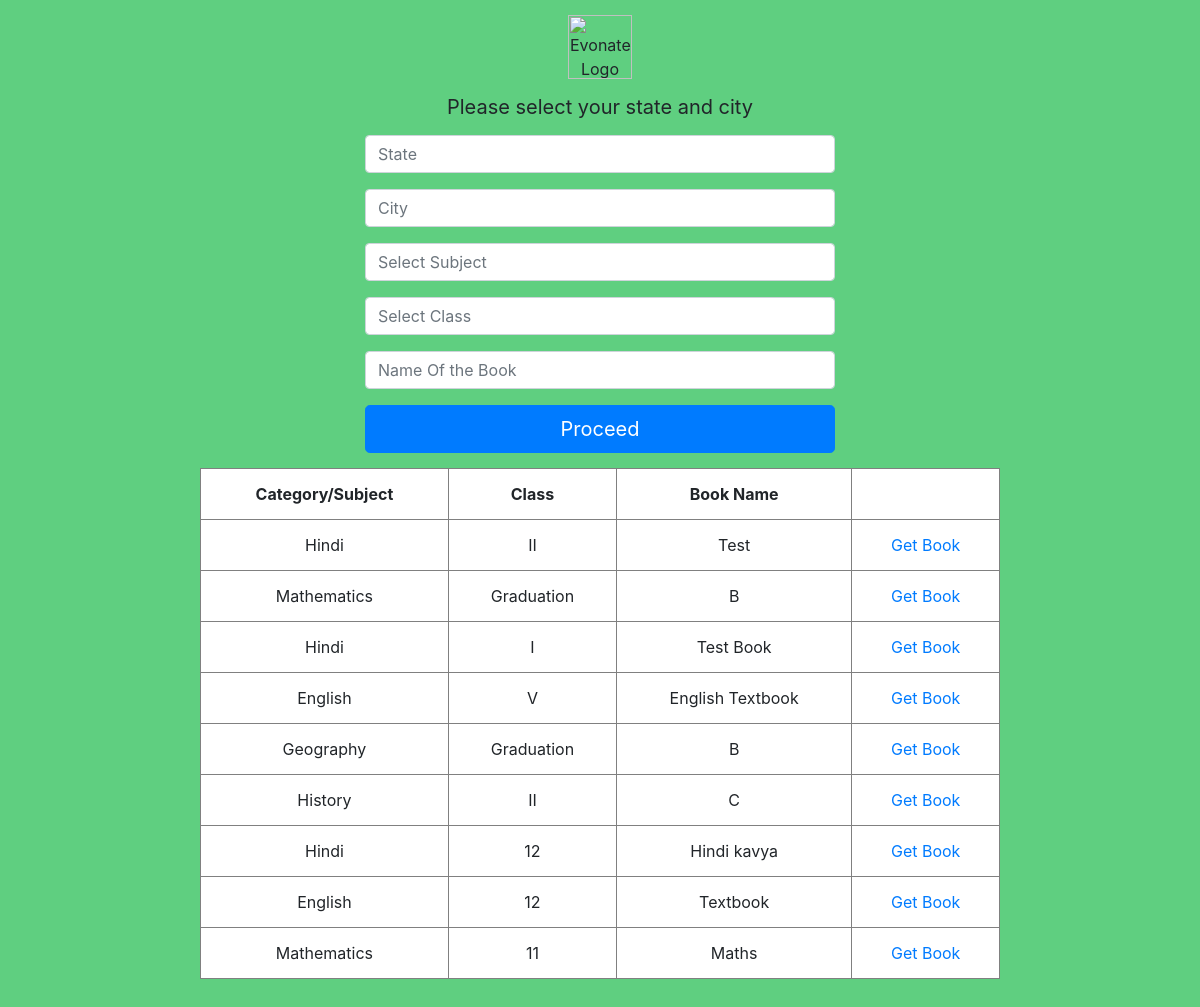
/ChooseBook.php (signed in), run on the app's committed database.
### tables this page shows
CREATE TABLE IF NOT EXISTS `books` (
  `Id` int(11) NOT NULL AUTO_INCREMENT,
  `UserId` int(11) NOT NULL,
  `category` varchar(255) NOT NULL,
  `class` varchar(255) NOT NULL,
  `bookn` varchar(255) NOT NULL,
  `entrydate` datetime NOT NULL DEFAULT CURRENT_TIMESTAMP,
  `status` varchar(50) NOT NULL DEFAULT 'Pending',
  PRIMARY KEY (`Id`)
);

### ChooseBook.php (the view, shortened to what this page needs)
<?php
extract($_POST);
?>
<head>
  <link rel="stylesheet" type="text/css" href="https://stackpath.bootstrapcdn.com/bootstrap/4.3.1/css/bootstrap.min.css">
</head>
<body class="text-center">
  <form method="post" enctype="multipart/form-data">
    <div class="form-group">
      <img src="img/eee.jpg" height="64px" width="64px" alt="Evonate Logo">
    </div>
    <div class="form-group">
      <h5 class="mb3 font-weight-normal">
        <center>Please select your state and city</center>
      </h5>
    </div>
      <div class="form-group">
        <input type="text" class="form-control" name="state" placeholder="State" required="" width="350px">
      </div>
      <div class="form-group">
        <input type="text" class="form-control" name="city" placeholder="City" required="" width="350px">
      </div>
      <tr>
        <td>
          <div class="form-group">
            <input class="form-control" list="booklist2" name="booklist2" placeholder="Select Subject" required="" />
          </div>
        </td>
        <td>
          <div class="form-group">
            <input class="form-control" list="booklist1" name="booklist1" placeholder="Select Class" required="" />
          </div>
        </td>
        <td>
          <div class="form-group">
            <input class="form-control" name="Name" placeholder="Name Of the Book" required="" />
          </div>
        </td>
      </tr>
      <button class="btn btn-lg btn-primary btn-block" type="submit" name="sbtbtn">Proceed</button>
  </form>
  <center>
    <?php
    extract($_POST);
    $link = mysqli_connect("localhost", "root", "", "AD");
    if (isset($sbtbtn)) {
      $qry = "select category,Class,Bookn, state, city,books.Id from books join signup on books.UserId=signup.UserId
    where category='$booklist2' and Class='$booklist1'  or Bookn='$Name' and state='$state' and city='$city' and status = 'pending'";
    } else {
      $qry = "select category,Class,Bookn, state, city,books.Id from books join signup on books.UserId=signup.UserId where status='pending'";
    }
    $resultSet = mysqli_query($link, $qry);
    $tab = <<<demo
  <table border="1px" align="center" width="800px" cellspacing="15px" cellpadding="15px" bgcolor="white" >
  <thead>
  <tr>
  <td align=center><b>Category/Subject</b></td>
  <td align=center><b>Class</b></td>
  <td align=center><b>Book Name</b></td>
  </tr>
  </thead>
demo;
    while ($r = mysqli_fetch_assoc($resultSet)) {
      $tab .= "<tr><td align=center>$r[category]</td><td align=center>$r[Class]</td><td align=center>$r[Bookn]</td><td align=center><a href='get_book.php?bfjhegt=$r[Id]'>Get Book</a></td></tr>";
    }
    $tab .= "</table>";
    echo $tab;
    ?>
  </center>
  <br /><br /><br /><br />
</body>
</html>

### ChooseBook.php (style rules this page uses)
form { max-width: 500px; padding: 15px; margin: auto; }
body { background-color: #5FCF80; }

### data on the page
books: category "Hindi", class "II", bookn "Test"
books: category "Mathematics", class "Graduation", bookn "B"
books: category "Hindi", class "I", bookn "Test Book"
books: category "English", class "V", bookn "English Textbook"
books: category "Geography", class "Graduation", bookn "B"
books: category "History", class "II", bookn "C"
books: category "Hindi", class "12", bookn "Hindi kavya"
books: category "English", class "12", bookn "Textbook"
books: category "Mathematics", class "11", bookn "Maths"
